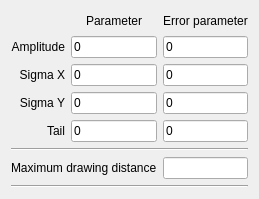
<?xml version="1.0" encoding="UTF-8"?>
<ui version="4.0">
 <class>InternalsWidget</class>
 <widget class="QWidget" name="InternalsWidget">
  <property name="geometry">
   <rect>
    <x>0</x>
    <y>0</y>
    <width>251</width>
    <height>199</height>
   </rect>
  </property>
  <property name="windowTitle">
   <string>Form</string>
  </property>
  <layout class="QGridLayout" name="gridLayout">
   <item row="3" column="1">
    <widget class="QLineEdit" name="hint_s2y">
     <property name="text">
      <string>0</string>
     </property>
    </widget>
   </item>
   <item row="0" column="2">
    <widget class="QLabel" name="label_2">
     <property name="maximumSize">
      <size>
       <width>16777215</width>
       <height>22</height>
      </size>
     </property>
     <property name="text">
      <string>Error parameter</string>
     </property>
     <property name="alignment">
      <set>Qt::AlignCenter</set>
     </property>
    </widget>
   </item>
   <item row="2" column="0">
    <widget class="QLabel" name="label_4">
     <property name="text">
      <string>Sigma X</string>
     </property>
     <property name="alignment">
      <set>Qt::AlignRight|Qt::AlignTrailing|Qt::AlignVCenter</set>
     </property>
    </widget>
   </item>
   <item row="3" column="0">
    <widget class="QLabel" name="label_5">
     <property name="text">
      <string>Sigma Y</string>
     </property>
     <property name="alignment">
      <set>Qt::AlignRight|Qt::AlignTrailing|Qt::AlignVCenter</set>
     </property>
    </widget>
   </item>
   <item row="2" column="1">
    <widget class="QLineEdit" name="hint_s2x">
     <property name="text">
      <string>0</string>
     </property>
    </widget>
   </item>
   <item row="4" column="0">
    <widget class="QLabel" name="label_6">
     <property name="text">
      <string>Tail</string>
     </property>
     <property name="alignment">
      <set>Qt::AlignRight|Qt::AlignTrailing|Qt::AlignVCenter</set>
     </property>
    </widget>
   </item>
   <item row="4" column="2">
    <widget class="QLineEdit" name="hint_e_tail">
     <property name="text">
      <string>0</string>
     </property>
    </widget>
   </item>
   <item row="2" column="2">
    <widget class="QLineEdit" name="hint_e_s2x">
     <property name="text">
      <string>0</string>
     </property>
    </widget>
   </item>
   <item row="4" column="1">
    <widget class="QLineEdit" name="hint_tail">
     <property name="text">
      <string>0</string>
     </property>
    </widget>
   </item>
   <item row="1" column="2">
    <widget class="QLineEdit" name="hint_e_amp">
     <property name="text">
      <string>0</string>
     </property>
    </widget>
   </item>
   <item row="1" column="0">
    <widget class="QLabel" name="label_3">
     <property name="text">
      <string>Amplitude</string>
     </property>
     <property name="alignment">
      <set>Qt::AlignRight|Qt::AlignTrailing|Qt::AlignVCenter</set>
     </property>
    </widget>
   </item>
   <item row="6" column="2">
    <widget class="QLineEdit" name="draw_distance"/>
   </item>
   <item row="0" column="1">
    <widget class="QLabel" name="label">
     <property name="maximumSize">
      <size>
       <width>16777215</width>
       <height>22</height>
      </size>
     </property>
     <property name="text">
      <string>Parameter</string>
     </property>
     <property name="alignment">
      <set>Qt::AlignCenter</set>
     </property>
    </widget>
   </item>
   <item row="3" column="2">
    <widget class="QLineEdit" name="hint_e_s2y">
     <property name="text">
      <string>0</string>
     </property>
    </widget>
   </item>
   <item row="1" column="1">
    <widget class="QLineEdit" name="hint_amp">
     <property name="text">
      <string>0</string>
     </property>
    </widget>
   </item>
   <item row="6" column="0" colspan="2">
    <widget class="QLabel" name="label_7">
     <property name="maximumSize">
      <size>
       <width>16777215</width>
       <height>22</height>
      </size>
     </property>
     <property name="text">
      <string>Maximum drawing distance</string>
     </property>
    </widget>
   </item>
   <item row="5" column="0" colspan="3">
    <widget class="Line" name="line">
     <property name="orientation">
      <enum>Qt::Horizontal</enum>
     </property>
    </widget>
   </item>
   <item row="7" column="0" colspan="3">
    <widget class="Line" name="line_2">
     <property name="orientation">
      <enum>Qt::Horizontal</enum>
     </property>
    </widget>
   </item>
  </layout>
 </widget>
 <resources/>
 <connections/>
</ui>
